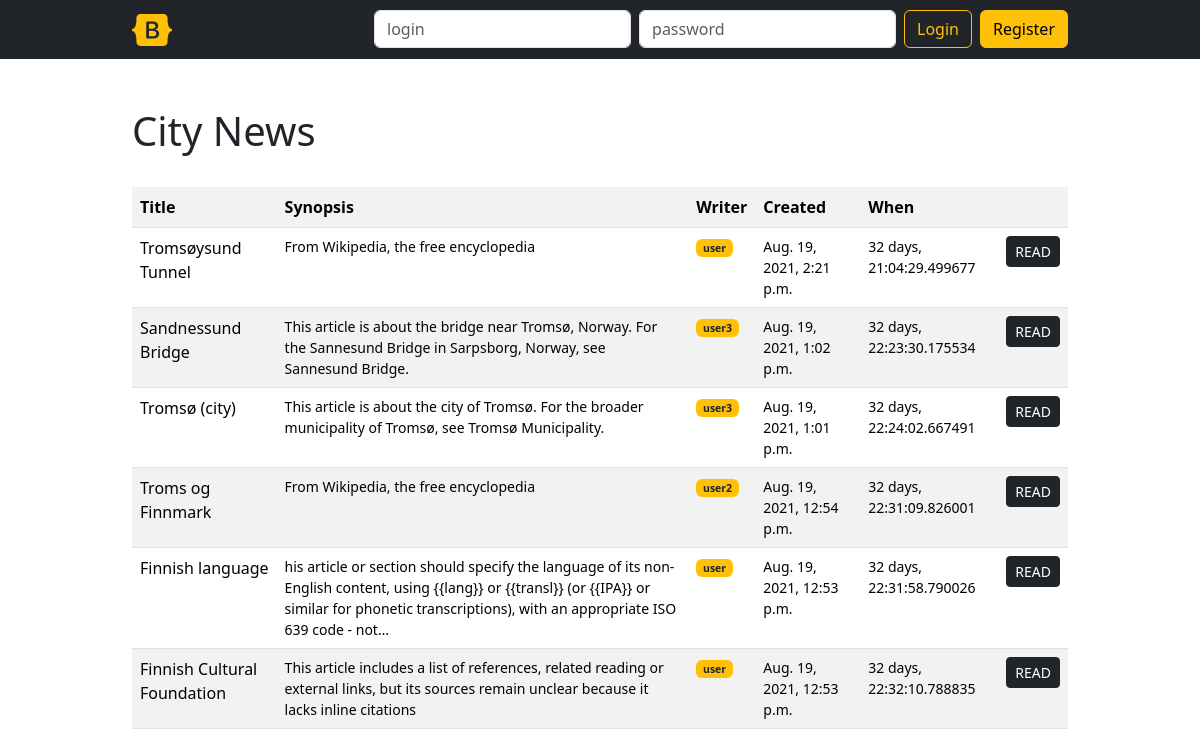
The app's page /articles/ with its own data.
### publications/models.py (models this page shows, shortened)
class Article(models.Model):
    title = models.CharField(max_length=64, null=False)
    author = models.ForeignKey(User, on_delete=models.CASCADE, null=False)
    created = models.DateTimeField(auto_now_add=True, null=False)
    synopsis = models.CharField(max_length=312, null=False)
    content = models.TextField(null=False)
    class Meta:
        ordering = ['-created']

### publications/views.py (the view)
# urls.py: path('articles/', ArticleListView.as_view(), name='article-list'),
class ArticleListView(ListView):
    model = Article
    def get_queryset(self):
        now = timezone.now()
        queryset = super(ArticleListView, self).get_queryset()
        duration = ExpressionWrapper(
            Value(now, DateTimeField()) - F("created"),
            output_field=fields.DurationField(),
        )
        queryset = queryset.annotate(duration=duration)
        return queryset
    def get_context_data(self, **kwargs):
        context = super().get_context_data(**kwargs)
        context["now"] = timezone.now()
        return context

### publications/templates/publications/article_list.html
{% extends "base.html" %}
{% block h1 %}
  {% if not publications %}
    City News
  {% else %}
    Your news
  {% endif %}
{% endblock %}
{% block content %}
  <table class="table table-striped">
    <tr>
      <th> Title </th>
      <th> Synopsis </th>
      {% if not publications %}
        <th> Writer </th>
      {% endif %}
      <th> Created </th>
      {% if not publications %}
        <th> When </th>
      {% endif %}
      <th></th>
    </tr>
    {% for article in object_list %}
      <tr>
        <td> {{ article.title }} </td>
        <td class="small">
          {{ article.synopsis | truncatechars:200 }}
        </td>
        {% if not publications %}
          <td class="small">
            <div class="badge bg-warning text-dark text-wrap">
            {{ article.author }}
            </div>
          </td>
        {% endif %}
          <td class="small">
         {{ article.created }} </td>
        {% if not publications %}
          <td class="small">
           {{ article.duration }} </td>
        {% endif %}
          <td class="small">
          <button class = "btn btn-dark btn-sm" onclick="window.location='{% url 'article-detail' article.id %}'">READ</a></td>
      </tr>
    {% empty %}
      <tr>
        <td colspan="6">
          No articles yet.
        </td>
      </tr>
    {% endfor %}
  </table>
{% endblock %}

### records on screen
Article: title "Tromsøysund Tunnel", synopsis "From Wikipedia, the free encyclopedia", author "user", created "Aug. 19, 2021, 2:21 p.m.", duration "32 days, 21:04:29.499677"
Article: title "Sandnessund Bridge", synopsis "This article is about the bridge near Tromsø, Norway. For the Sannesund Bridge in Sarpsborg, Norway, see Sannesund Bridge.", author "user3", created "Aug. 19, 2021, 1:02 p.m.", duration "32 days, 22:23:30.175534"
Article: title "Tromsø (city)", synopsis "This article is about the city of Tromsø. For the broader municipality of Tromsø, see Tromsø Municipality.", author "user3", created "Aug. 19, 2021, 1:01 p.m.", duration "32 days, 22:24:02.667491"
Article: title "Troms og Finnmark", synopsis "From Wikipedia, the free encyclopedia", author "user2", created "Aug. 19, 2021, 12:54 p.m.", duration "32 days, 22:31:09.826001"
Article: title "Finnish language", synopsis "his article or section should specify the language of its non-English content, using {{lang}} or {{transl}} (or {{IPA}} or similar for phonetic transcriptions), with an appropriate ISO 639 code - not…", author "user", created "Aug. 19, 2021, 12:53 p.m.", duration "32 days, 22:31:58.790026"
Article: title "Finnish Cultural Foundation", synopsis "This article includes a list of references, related reading or external links, but its sources remain unclear because it lacks inline citations", author "user", created "Aug. 19, 2021, 12:53 p.m.", duration "32 days, 22:32:10.788835"
